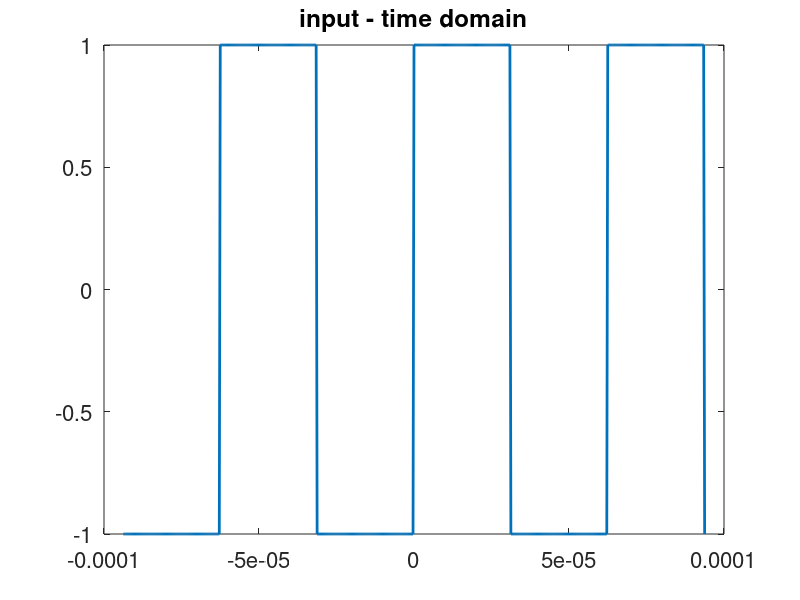
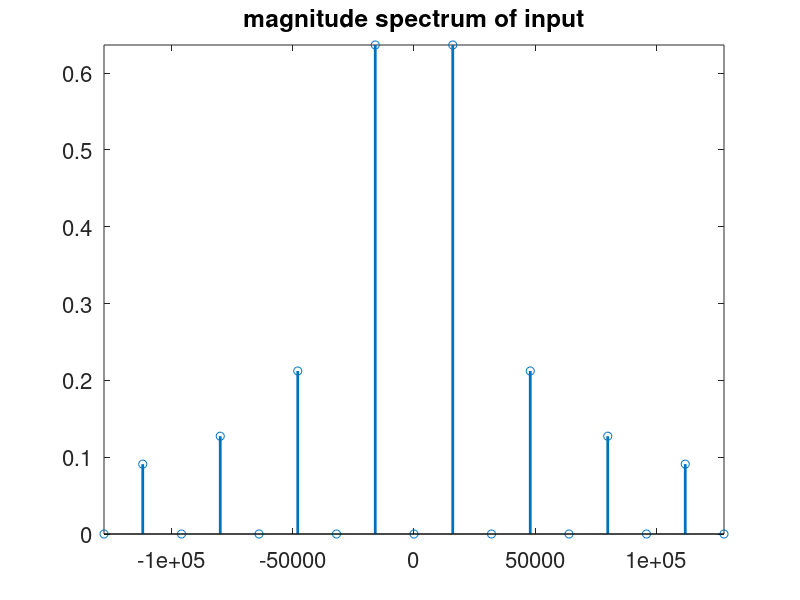
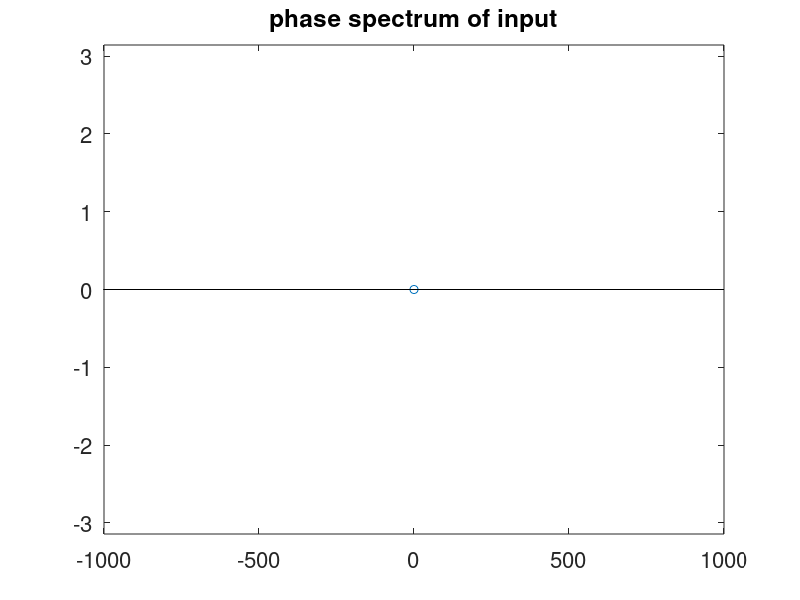
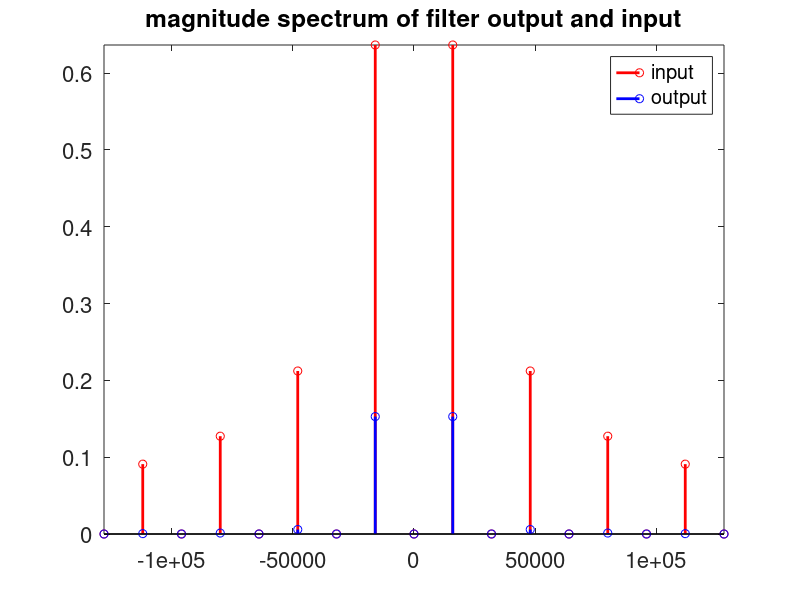

Write MATLAB code to recreate these figures, in order.
%% square wave generator
clc
clear all
hold off

f0=16000;     %fundamental freq of input square wave
T0 = 1/f0;  %period 
tstep = 0.005*T0;
no_sample = 3*T0/tstep + 1; %no. of samples  within  3*T0
no_sample1 = T0/tstep + 1; %no. of samples  within  T0
%tt = -0.5*T0:tstep:0.5*T0;
tt = -1.5*T0:tstep:1.5*T0;

% tt1 = -0.5*T0:tstep:0.5*T0; % time vector for the period -0.5T0 to 0.5T0
% gp1 = tt1/T0; %input - triangular wave in the period -0.5T0 to 0.5T0
% gp_in = [gp1 gp1(2:no_sample1-1) gp1]; %3 cycles of the triangular wave

gp1 = square(2 * pi * f0 * tt); % Generate square wave
gp_in = gp1; % Input Waveform

figure(1)
Hp1 = plot(tt,gp_in);
set(Hp1,'LineWidth',2)
Ha = gca;
set(Ha,'Fontsize',16)
title('input - time domain')
pause

%% Fourier series representation of signal (Amplitude Spectrum)
      
% K=1/(2*pi);
N=100; %no. of harmonics
nvec = -N:N;
c_in = zeros(size(nvec));
for n = nvec
    m = n+N+1;
    % c_in(m) = 1i*K*((-1)^n)/n;
    
    if mod(n, 2) == 1
        c_in(m) = 2 / (1i * pi * n); % Fourier coefficients for square wave
    else
        c_in(m) = 0; % Zero coefficients for even harmonics
    end

    % if (n == 0)
    %   c_in(m) = 0.0;
    % end
end
f = nvec*f0; %frequency vector
figure(2)
Hp1=stem(f,abs(c_in));
axis([-8*f0 8*f0 0 max(abs(c_in))])
set(Hp1,'LineWidth',2)
Ha = gca;
set(Ha,'Fontsize',16)
title('magnitude spectrum of input')
pause

%% Fourier series representation of signal (Phase Spectrum)

figure(3)
Hp1=stem(f,angle(c_in));
set(Hp1,'LineWidth',2)
Ha = gca;
set(Ha,'Fontsize',16)
axis([-0.1e4 0.1e4 -pi pi])
title('phase spectrum of input')
pause

%% Designing the 2nd order Butterworth filter

R=2000;
C=1e-8;
% fc=1/(2*pi*R*C)     %cutoff freq of filter
fc = 1 / (2 * pi * sqrt(R * R * C * C)); %cutoff freq of filter
%fc = 5000;
Q = 1 / sqrt(2); % Quality factor for Butterworth filter

%Hf = 1 ./(1+1i*f/fc) ;%filter transfer function

% 2nd order filter transfer function
Hf = 1 ./ (1 - (f / fc).^2 + 1i * (f / (fc * Q)));
c_out = c_in .* Hf; %Fourier coefficients of the filter output

figure(4)
stem(f,abs(c_in),'r','LineWidth',2);
hold on
stem(f,abs(c_out),'b','LineWidth',2);
hold off
axis([-8*f0 8*f0 0 max(abs(c_in))])
Ha = gca;
set(Ha,'Fontsize',16)
title('magnitude spectrum of filter output and input')
Ha = gca;
set(Ha,'Fontsize',16)
legend('input','output')
pause

% hold off
% Hp1=plot(f,angle(c_out))
% set(Hp1,'LineWidth',2)
% Ha = gca;
% set(Ha,'Fontsize',16)
% title('phase spectrum of output')
% axis([-0.1e4 0.1e4 -pi pi])
% pause
% hold on
% Hp1=plot(f,angle(c_in),'r')
% set(Hp1,'LineWidth',2)
% Ha = gca;
% set(Ha,'Fontsize',16)
% pause
% hold off

%% Construct the output signal from the Cout Fourier coefficients

A = zeros(2*N+1,ceil(no_sample));
for n = nvec
    m=n+N+1;
    A(m,:) = c_out(m) .* exp(1i*2*pi*n*f0*tt);
end
gp_out = sum(A);
figure(5)
Hp1 = plot(tt,real(gp_out),'b',tt,gp_in,'r');
set(Hp1,'LineWidth',2)
Ha = gca;
set(Ha,'Fontsize',16)
title('filter input and output-time domain')
set(Ha,'Fontsize',16)
legend('output','input')